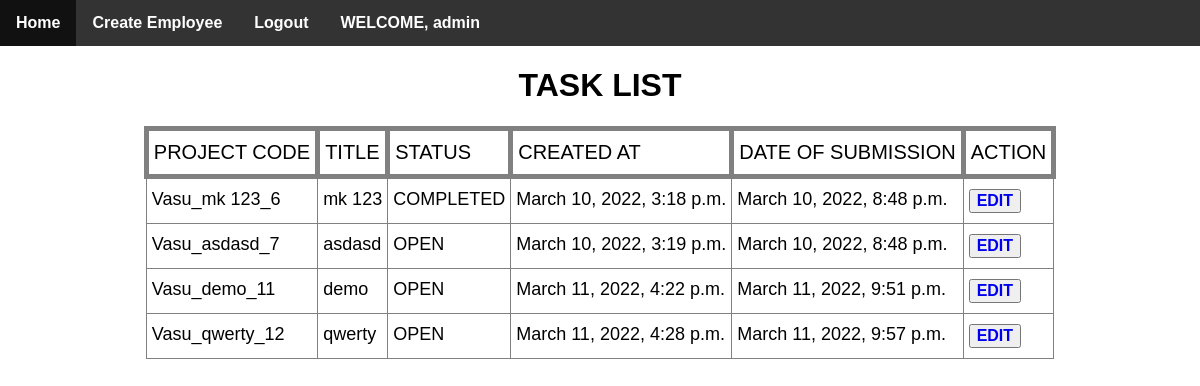
/task (signed in), run on the app's committed database.
### task/models.py (models this page shows, shortened)
class Task(models.Model):
    status= [
    ('OPEN','OPEN'),
    ('IN-PROGRESS', 'IN-PROGRESS'),
    ('COMPLETED', 'COMPLETED')
    ]
    admin = models.ForeignKey(User,on_delete=models.CASCADE,related_name="emp")
    title = models.CharField(max_length=255)
    task_status = models.CharField(max_length=50,choices=status,default='open')
    created_at = models.DateTimeField()
    date_of_submit = models.DateTimeField(default=datetime.datetime.now())

### task/views.py (the view)
# urls.py: path('task',views.TaskView.as_view(),name="task"),
class TaskView(View):
    form_class = TaskForm
    template_name = 'task.html'
    def get(self, request,id=None):
        form_class = self.form_class()
        form = Task.objects.filter(admin_id=request.user.id)
        if form_class.is_valid():
            form_class.save()
        context = {
            'form_class': form_class,
            'form': form,
         }
        return render(request,self.template_name,context)

### templates/task.html (shortened to what this page needs)
{% extends 'base.html' %}
{% block content %}
<h1>TASK LIST</h1>
<form id="task_form" method='get'>
    <table class="tg">
        <thead>
            <tr>
                <th class="tg-0pky">PROJECT CODE</th>
                <th class="tg-0pky">TITLE</th>
                <th class="tg-0pky">STATUS</th>
                <th class="tg-0pky">CREATED AT</th>
                <th class="tg-0pky">DATE OF SUBMISSION</th>
                <th class="tg-0pky">ACTION</th>
            </tr>
        </thead>
        <tbody>
            {% for data in form %}
            <tr>
                <td class="tg-0pky">Vasu_{{data.title}}_{{data.id}}</td>
                <td class="tg-0pky">{{data.title}}</td>
                <td class="tg-0pky">{{data.task_status}}</td>
                <td class="tg-0pky">{{data.created_at}}</td>
                <td class="tg-0pky">{{data.date_of_submit}}</td>
                <td class="tg-0pky"><button type="submit"><a
                            href="{% url 'update_task' data.id %}">EDIT</a></button></td>
            </tr>
            {% endfor %}
        </tbody>
    </table>
</form>
{% endblock %}

### templates/base.html (shortened to what this page needs)
{% load static %}
<!DOCTYPE html>
<html>
<head>
<ul id="header-bar">
  {% if request.user.is_authenticated %}
    <li><a class="active" href="{% url 'dashboard' %}">Home</a></li>
    {% if request.user.is_staff %}
    <li><a class="active" href="{% url 'Employee' %}">Create Employee</a></li>
    {% else %}
    <li><a class="active" href="{% url 'task' %}">View Task</a></li>
    {% endif %}
    <li><a class="active" href="{% url 'logout' %}">Logout</a></li>
    <li> <a class="active"> WELCOME, {{request.user}}</a></li>
    {% endif %}
  </ul>
</head>
<body>
{% block content %}
{% endblock %}
</body>
</html>

### templates/base.html (style rules this page uses)
* { box-sizing: border-box; }
body { font-family: Arial, Helvetica, sans-serif; }
body { margin:0 }
#header-bar { list-style-type: none; margin: 0; padding: 0; overflow: hidden; background-color: #333; }
li { float: left; }
li a { display: block; color: white; text-align: center; padding: 14px 16px; text-decoration: none; }

### templates/task.html (style rules this page uses)
body { text-align: center; }
.tg { margin: 0 auto; }
.tg { border-collapse: collapse; border-spacing: 0; }
.tg td { border-color: black; border-style: solid; border-width: 1px; font-family: Arial, sans-serif; font-size: 18px; overflow: hidden; padding: 10px 5px; word-break: normal; }
.tg th { border-color: black; border-style: solid; border-width: 5px; font-family: Arial, sans-serif; font-size: 20px; font-weight: normal; overflow: hidden; padding: 10px 5px; word-break: normal; }
.tg .tg-0pky { border-color: inherit; text-align: left; vertical-align: top }
a { text-decoration: none; font-weight: bold; font-size: 16px; align-items: center; }

### data on the page
Task: title "mk 123", id "6", task_status "COMPLETED", created_at "March 10, 2022, 3:18 p.m.", date_of_submit "March 10, 2022, 8:48 p.m."
Task: title "asdasd", id "7", task_status "OPEN", created_at "March 10, 2022, 3:19 p.m.", date_of_submit "March 10, 2022, 8:48 p.m."
Task: title "demo", id "11", task_status "OPEN", created_at "March 11, 2022, 4:22 p.m.", date_of_submit "March 11, 2022, 9:51 p.m."
Task: title "qwerty", id "12", task_status "OPEN", created_at "March 11, 2022, 4:28 p.m.", date_of_submit "March 11, 2022, 9:57 p.m."

### other printed values
{{ request.user }} "admin"
